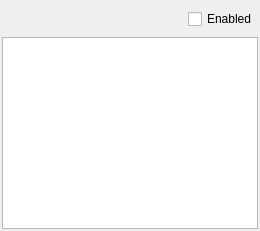
  <widget class="QDockWidget" name="dockInspector">
   <property name="sizePolicy">
    <sizepolicy hsizetype="MinimumExpanding" vsizetype="Preferred">
     <horstretch>0</horstretch>
     <verstretch>0</verstretch>
    </sizepolicy>
   </property>
   <property name="floating">
    <bool>false</bool>
   </property>
   <property name="features">
    <set>QDockWidget::DockWidgetClosable|QDockWidget::DockWidgetMovable</set>
   </property>
   <property name="allowedAreas">
    <set>Qt::AllDockWidgetAreas</set>
   </property>
   <property name="windowTitle">
    <string extracomment="Inspector">Inspector</string>
   </property>
   <attribute name="dockWidgetArea">
    <number>2</number>
   </attribute>
   <widget class="QWidget" name="dockWidgetContents_7">
    <property name="sizePolicy">
     <sizepolicy hsizetype="Preferred" vsizetype="Preferred">
      <horstretch>0</horstretch>
      <verstretch>0</verstretch>
     </sizepolicy>
    </property>
    <property name="contextMenuPolicy">
     <enum>Qt::DefaultContextMenu</enum>
    </property>
    <layout class="QVBoxLayout" name="verticalLayout_9">
     <property name="leftMargin">
      <number>2</number>
     </property>
     <property name="topMargin">
      <number>2</number>
     </property>
     <property name="rightMargin">
      <number>2</number>
     </property>
     <property name="bottomMargin">
      <number>2</number>
     </property>
     <item>
      <widget class="QWidget" name="widget" native="true"/>
     </item>
     <item>
      <layout class="QVBoxLayout" name="verticalLayout_2" stretch="0,1">
       <item>
        <layout class="QHBoxLayout" name="horizontalLayout_7">
         <item>
          <widget class="QLabel" name="labelInspectorName">
           <property name="sizePolicy">
            <sizepolicy hsizetype="Expanding" vsizetype="Expanding">
             <horstretch>0</horstretch>
             <verstretch>0</verstretch>
            </sizepolicy>
           </property>
           <property name="maximumSize">
            <size>
             <width>200</width>
             <height>16777215</height>
            </size>
           </property>
           <property name="font">
            <font>
             <pointsize>15</pointsize>
             <weight>75</weight>
             <bold>true</bold>
            </font>
           </property>
          </widget>
         </item>
         <item>
          <widget class="QCheckBox" name="enabledInspectorCheckBox">
           <property name="text">
            <string>Enabled</string>
           </property>
          </widget>
         </item>
        </layout>
       </item>
       <item>
        <widget class="Inspector" name="widgetInspector">
         <property name="contextMenuPolicy">
          <enum>Qt::CustomContextMenu</enum>
         </property>
         <property name="lineWidth">
          <number>4</number>
         </property>
         <property name="midLineWidth">
          <number>4</number>
         </property>
         <property name="horizontalScrollBarPolicy">
          <enum>Qt::ScrollBarAlwaysOff</enum>
         </property>
         <property name="autoScroll">
          <bool>false</bool>
         </property>
         <property name="showDropIndicator" stdset="0">
          <bool>false</bool>
         </property>
         <property name="dragDropMode">
          <enum>QAbstractItemView::DragOnly</enum>
         </property>
         <property name="defaultDropAction">
          <enum>Qt::IgnoreAction</enum>
         </property>
         <property name="selectionMode">
          <enum>QAbstractItemView::NoSelection</enum>
         </property>
         <property name="verticalScrollMode">
          <enum>QAbstractItemView::ScrollPerPixel</enum>
         </property>
         <property name="horizontalScrollMode">
          <enum>QAbstractItemView::ScrollPerItem</enum>
         </property>
         <property name="movement">
          <enum>QListView::Snap</enum>
         </property>
         <property name="flow">
          <enum>QListView::TopToBottom</enum>
         </property>
         <property name="viewMode">
          <enum>QListView::ListMode</enum>
         </property>
        </widget>
       </item>
      </layout>
     </item>
    </layout>
   </widget>
  </widget>
